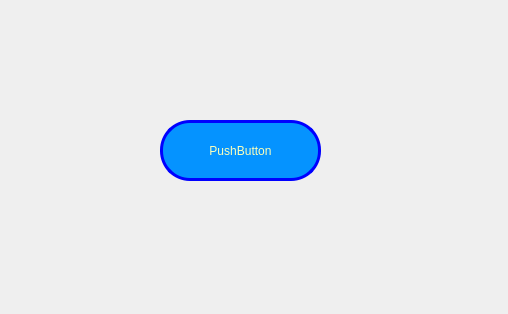
<?xml version="1.0" encoding="UTF-8"?>
<ui version="4.0">
 <class>Dialog</class>
 <widget class="QDialog" name="Dialog">
  <property name="geometry">
   <rect>
    <x>0</x>
    <y>0</y>
    <width>508</width>
    <height>314</height>
   </rect>
  </property>
  <property name="windowTitle">
   <string>Dialog</string>
  </property>
  <widget class="QPushButton" name="pushButton">
   <property name="geometry">
    <rect>
     <x>160</x>
     <y>120</y>
     <width>161</width>
     <height>61</height>
    </rect>
   </property>
   <property name="styleSheet">
    <string notr="true">background-color: rgb(5, 147, 255);
color: rgb(250, 255, 187);
border-radius: 30px;
border: 3px solid blue;</string>
   </property>
   <property name="text">
    <string>PushButton</string>
   </property>
  </widget>
 </widget>
 <resources/>
 <connections/>
</ui>
